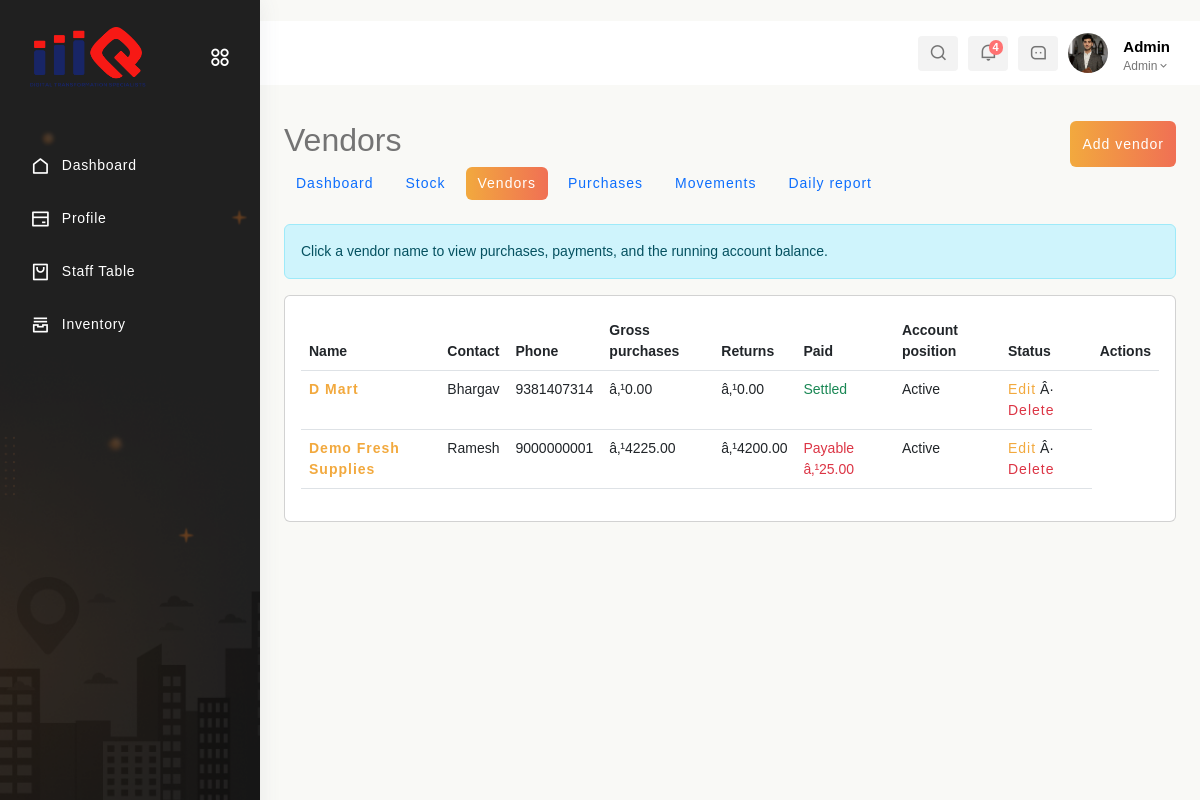
Page /inventory/vendors/ (signed in) on the committed database.
### app1/models.py (models this page shows, shortened)
class Admin(models.Model):
    username = models.CharField(max_length=100)
    password = models.CharField(max_length=100)
    phone_number = models.BigIntegerField()
    email = models.EmailField()
    is_active = models.BooleanField(default=True)

### app2/models.py (models this page shows, shortened)
class Vendor(models.Model):
    name = models.CharField(max_length=255, unique=True)
    contact_person = models.CharField(max_length=255, blank=True)
    phone_number = models.CharField(max_length=30, blank=True)
    email = models.EmailField(blank=True)
    address = models.TextField(blank=True)
    gst_number = models.CharField(max_length=50, blank=True)
    is_active = models.BooleanField(default=True)
    created_at = models.DateTimeField(auto_now_add=True)
    updated_at = models.DateTimeField(auto_now=True)
    class Meta:
        ordering = ['name']

### app1/inventory_views.py (the view)
# urls.py: path('inventory/vendors/', inventory_views.vendor_list, name='vendor_list'),
def vendor_list(request):
    auth, response = _guard(request)
    if response: return response
    user, kind = auth
    vendors = list(Vendor.objects.prefetch_related('purchase_orders__items', 'purchase_orders__payments', 'stock_returns'))
    for vendor in vendors:
        orders = [po for po in vendor.purchase_orders.all() if po.status != 'cancelled']
        vendor.total_purchases = sum((po.total_amount for po in orders), Decimal('0'))
        vendor.total_returns = sum((movement.purchase_cost_amount for movement in vendor.stock_returns.all()), Decimal('0'))
        vendor.total_paid = sum((po.total_paid for po in orders), Decimal('0'))
        vendor.balance = vendor.total_purchases - vendor.total_returns - vendor.total_paid
        vendor.advance = max(-vendor.balance, Decimal('0'))
    return render(request, 'Inventory/vendor_list.html', _context(user, kind, vendors=vendors))

### app1/inventory_views.py (called while the page is built)
def _access(request, read_only=False):
    user, user_type = get_logged_in_user(request)
    if not user:
        return None, None
    allowed = user_type == 'admin' or (user_type == 'staff' and user.role.lower() == 'inventory')
    if read_only and user_type == 'staff' and user.role.lower() == 'receptionist':
        allowed = True
    return (user, user_type) if allowed else (None, 'forbidden')

def _guard(request, read_only=False):
    user, kind = _access(request, read_only)
    if not user:
        messages.error(request, 'You do not have permission to access inventory.')
        return None, redirect('signin' if kind is None else 'staff_dashboard')
    return (user, kind), None

def _context(user, kind, **kwargs):
    return {'data': user, 'user_type': kind, 'base_template': 'Rest-Admin/base.html' if kind == 'admin' else 'Staff/base.html', **kwargs}

### app1/views.py (called while the page is built)
def get_logged_in_user(request):
    user_id = request.session.get('user_id')
    user_type = request.session.get('user_type')
    if not user_id or not user_type:
        return None, None
    try:
        if user_type == 'admin':
            return Admin.objects.get(id=user_id), 'admin'
        if user_type == 'staff':
            return Staff.objects.get(id=user_id), 'staff'
    except (Admin.DoesNotExist, Staff.DoesNotExist):
        return None, None
    return None, None

### app2/models.py (called while the page is built)
    @property
    def total_amount(self):
        return sum((item.line_total for item in self.items.all()), Decimal('0'))

    @property
    def total_paid(self):
        if not self.pk:
            return Decimal('0')
        return self.payments.aggregate(total=models.Sum('amount'))['total'] or Decimal('0')

    @property
    def line_total(self):
        return self.quantity_ordered * self.unit_cost

### templates/Inventory/vendor_list.html
{% extends base_template %}{% block content %}<div class="container-fluid py-4"><div class="d-flex justify-content-between"><h2>Vendors</h2><a class="btn btn-primary" href="{% url 'vendor_add' %}">Add vendor</a></div>{% include 'Inventory/_nav.html' %}<div class="alert alert-info">Click a vendor name to view purchases, payments, and the running account balance.</div><div class="card p-3 table-responsive"><table class="table table-hover"><thead><tr><th>Name</th><th>Contact</th><th>Phone</th><th>Gross purchases</th><th>Returns</th><th>Paid</th><th>Account position</th><th>Status</th><th>Actions</th></tr></thead><tbody>{% for v in vendors %}<tr><td><a class="fw-semibold" href="{% url 'vendor_ledger' v.pk %}">{{ v.name }}</a></td><td>{{ v.contact_person }}</td><td>{{ v.phone_number }}</td><td>â‚¹{{ v.total_purchases|floatformat:2 }}</td><td>â‚¹{{ v.total_paid|floatformat:2 }}</td><td>{% if v.balance > 0 %}<span class="text-danger">Payable â‚¹{{ v.balance|floatformat:2 }}</span>{% elif v.balance < 0 %}<span class="text-success">Advance â‚¹{{ v.advance|floatformat:2 }}</span>{% else %}<span class="text-success">Settled</span>{% endif %}</td><td>{{ v.is_active|yesno:'Active,Inactive' }}</td><td><a href="{% url 'vendor_edit' v.pk %}">Edit</a> Â· <a class="text-danger" href="{% url 'vendor_delete' v.pk %}">Delete</a></td></tr>{% empty %}<tr><td colspan="9">No vendors found.</td></tr>{% endfor %}</tbody></table></div></div>{% endblock %}

### templates/Rest-Admin/base.html (shortened to what this page needs)
{% load static %}
<!DOCTYPE html>
<html lang="en">
<head>
    <link href='https://unpkg.com/boxicons@2.1.4/css/boxicons.min.css' rel='stylesheet'>
    <link rel="stylesheet" href="https://cdnjs.cloudflare.com/ajax/libs/font-awesome/6.0.0/css/all.min.css">
    <link href="https://cdn.jsdelivr.net/npm/bootstrap@5.3.0/dist/css/bootstrap.min.css" rel="stylesheet">
    <link rel="stylesheet" type="text/css" href="https://cdn.datatables.net/1.11.5/css/jquery.dataTables.min.css">
    <link href="https://cdn.jsdelivr.net/npm/remixicon/fonts/remixicon.css" rel="stylesheet">
    <link rel="stylesheet" href="https://unpkg.com/swiper/swiper-bundle.min.css">
    <link rel="stylesheet" href="https://cdn.jsdelivr.net/npm/bootstrap@5.3.0-alpha3/dist/css/bootstrap.min.css">
    <link rel="stylesheet" href="https://cdnjs.cloudflare.com/ajax/libs/font-awesome/6.0.0-beta3/css/all.min.css">
    <link href="https://cdn.jsdelivr.net/npm/remixicon/fonts/remixicon.css" rel="stylesheet">
    <link href="https://cdn.jsdelivr.net/npm/bootstrap@5.3.0/dist/css/bootstrap.min.css" rel="stylesheet">
    <link rel="stylesheet" href="{% static 'app1/css/homepage3.css' %}">
</head>
<body>
    <section id="sidebar" class="toggle_hide">
        <div class="logo-wrapper logo-wrapper-center">
            <a href="#" data-bs-original-title="" title="">
                <img class="img-fluid for-white" src="{% static 'images/c-logo.png' %}" alt="logo">
            </a>
            <div class="toggle-sidebar">
                <i class="ri-apps-2-line status_toggle middle sidebar-toggle"></i>
            </div>
        </div>
        <div class="sidebar-main">
            <div id="sidebar-menu">
                <ul class="sidebar-links" id="simple-bar">
                    <li class="sidebar-list">
                        <a class="sidebar-link sidebar-title link-nav" href="{% url 'Admin_Dashboard' %}">
                            <i class="ri-home-line"></i>
                            <span>Dashboard</span>
                        </a>
                    </li>
                    <li class="sidebar-list">
                        <a class="sidebar-link sidebar-title link-nav" href="{% url 'update_restaurant' %}">
                            <i class="ri-bank-card-line"></i>
                            <span>Profile</span>
                        </a>
                    </li>
                    <li class="sidebar-list">
                        <a class="sidebar-link sidebar-title link-nav" href="{% url 'add_staff' %}">
                            <i class="ri-shopping-bag-2-line"></i>
                            <span>Staff Table</span>
                        </a>
                    </li>
                    <li class="sidebar-list">
                        <a class="sidebar-link sidebar-title link-nav" href="{% url 'inventory_dashboard' %}">
                            <i class="ri-archive-stack-line"></i><span>Inventory</span>
                        </a>
                    </li>
                </ul>
            </div>
        </div>
    </section>
    <section id="content">
        <nav>
            <div class="nav-right col-xl-6 col-5 pull-right right-header p-0">
                <ul class="nav-menus">
                    <li class="search-icon">
                        <span class="header-search">
                            <i class="ri-search-line"></i>
                        </span>
                    </li>
                    <li class="onhover-dropdown">
                        <div class="notification-box">
                            <i class="ri-notification-line"></i>
                            <span class="badge rounded-pill badge-theme">4</span>
                        </div>
                    </li>
                    <li class="onhover-dropdown">
                        <div class="messages-box">
                            <i class="ri-message-3-line"></i>
                        </div>
                    </li>
                    <li class="profile-nav onhover-dropdown pe-0 me-0">
                        <div class="media profile-media">
                            <img class="user-profile rounded-circle" src="{% static 'images/1.jpg' %}" alt="">
                            <div class="media-body">
                                <span>{{data.username}}</span>
                                <p class="mb-0 font-roboto">Admin<i class="middle ri-arrow-down-s-line"></i></p>
                            </div>
                        </div>
                    </li>
                </ul>
            </div>
        </nav>
        <main>
            {% block content %}
            {% endblock %}
        </main>
    </section>
</body>
</html>

### templates/Rest-Admin/base.html (style rules this page uses)
.media-body span { font-weight: 600; font-size: 15px; color: black; }

### rows in the picture
Admin: username "Admin"
Vendor: name "D Mart", contact_person "Bhargav", phone_number "9381407314", total_purchases "0.00", total_paid "0.00", shows "Settled", is_active "Active"
Vendor: name "Demo Fresh Supplies", contact_person "Ramesh", phone_number "9000000001", total_purchases "4225.00", total_paid "4200.00", balance "25.00", is_active "Active"
